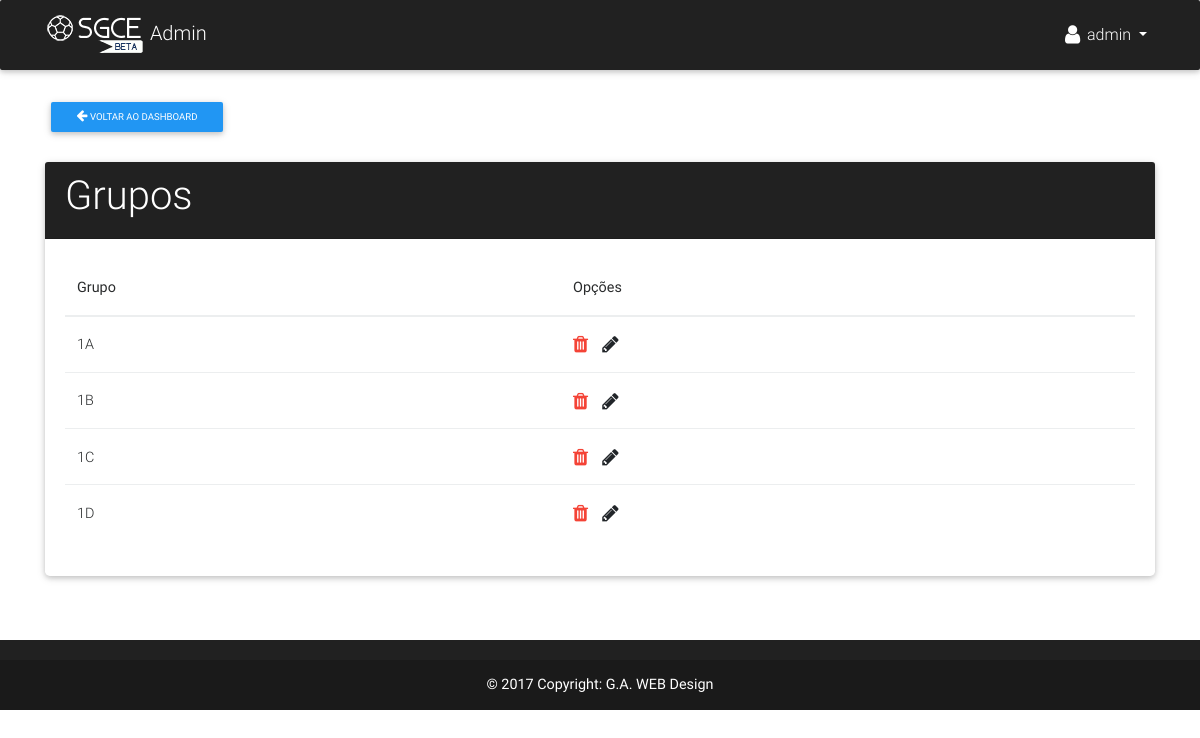
The page /manager/campeonatos/1/list_grupo/ (signed in) on the database its author committed.
### app/models.py (models this page shows)
class Grupo(models.Model):
    nome = models.CharField('Nome', max_length=30)
    campeonato = models.ForeignKey(Campeonato)
    def __str__(self):
        return self.nome

### app/views.py (the view)
# urls.py: url(r'^manager/campeonatos/(?P<pk>[0-9]+)/list_grupo/$', grupo_list, name='list_grupo'),
@login_required(login_url='/manager/login/')
def grupo_list(request, pk):
    champ = get_object_or_404(Campeonato, pk=pk)
    grupos = Grupo.objects.filter(campeonato=pk).order_by('nome')
    return render(request, 'manager/read/listar_grupos.html', {'grupos':grupos, 'pk':pk, 'champ':champ})

### app/templates/manager/read/listar_grupos.html (shortened to what this page needs)
{% extends 'manager/base.html' %}
{% block content %}
<br><br>
<div class="row">
  <div class="col-lg-12">
    <a href="{% url 'manage_campeonato' pk=pk %}" class="btn btn-sm blue">
        <span class="fa fa-arrow-left"></span>
        Voltar ao dashboard
    </a>
    <div class="row justify-content-center mt-4">
      <div class="col-lg-12">
        <div class="card">
          <div class="card-header elegant-color-dark white-text">
            <h1 class="h1-responsive">Grupos</h1>
          </div>
          <div class="card-body">
            <div class="table-responsive">
                <table class="table">
                    <thead>
                        <th>Grupo</th>
                        <th>Opções</th>
                    </thead>
                    <tbody>
                        {% for g in grupos %}
                        <tr>
                            <td>{{g}}</td>
                            <td>
                                <a href="{% url 'grupo_remove' c=g.campeonato.pk pk=g.pk %}">
                                    <span class="fa fa-trash fa-lg red-text"></span>
                                </a>
                                <a href="{% url 'grupo_edit' c=g.campeonato.pk pk=g.pk %}">
                                    <span class="fa fa-pencil fa-lg"></span>
                                </a>
                            </td>
                        </tr>
                        {% endfor %}
                    </tbody>
                </table>
            </div>
          </div>
        </div>
      </div>
    </div>
  </div>
</div>
{% endblock %}

### app/templates/manager/base.html (shortened to what this page needs)
{% load static %}
<!DOCTYPE html>
<html lang="pt-br">
<head>
  <link rel="stylesheet" href="https://maxcdn.bootstrapcdn.com/font-awesome/4.7.0/css/font-awesome.min.css">
  <link href="{% static 'css/bootstrap.min.css' %}" rel="stylesheet">
  <link href="{% static 'css/mdb.min.css' %}" rel="stylesheet">
  <link href="{% static 'css/style.css' %}" rel="stylesheet">
  <link href="https://cdnjs.cloudflare.com/ajax/libs/summernote/0.8.9/summernote-lite.css" rel="stylesheet">
</head>
<body>
  <header>
    <nav class="navbar navbar-expand-lg navbar-dark elegant-color-dark fixed-top">
      <div class="container">
        <a class="navbar-brand" href="/manager/">
          <img src="{% static 'img/logo.png' %}" alt=""> Admin
        </a>
        <div class="collapse navbar-collapse" id="navbarSupportedContent">
          {% if request.user.is_authenticated %}
          <ul class="navbar-nav nav-flex-icons">
            <li class="nav-item btn-group">
              <a class="nav-link dropdown-toggle" id="navbarDropdownMenuLink" data-toggle="dropdown" aria-haspopup="true" aria-expanded="false">
                <i class="fa fa-user fa-lg"></i>
                {{ user.username }}
              </a>
            </li>
        </ul>
        {% endif %}
        </div>
      </div>
    </nav>
  </header>
  <main>
    <div class="container">
      {% block content %} {% endblock content %}
    </div>
  </main>
  <footer class="page-footer center-on-small-only elegant-color-dark">
    <div class="footer-copyright">
      <div class="container-fluid white-text">
        <strong>© 2017 Copyright: <a href="#"> G.A. WEB Design </a></strong>
      </div>
    </div>
  </footer>
</body>
</html>

### SGCE/static/css/style.css (style rules this page uses)
main { padding-top: 3rem; padding-bottom: 2rem; }
.navbar { background-color: #414a5c; }
footer.page-footer { background-color: #414a5c; margin-top: 2rem; }
.card { font-weight: 300; }

### rows shown on the page
Grupo: nome "1A"
Grupo: nome "1B"
Grupo: nome "1C"
Grupo: nome "1D"

### other values the page prints
{{ user.username }} "admin"
